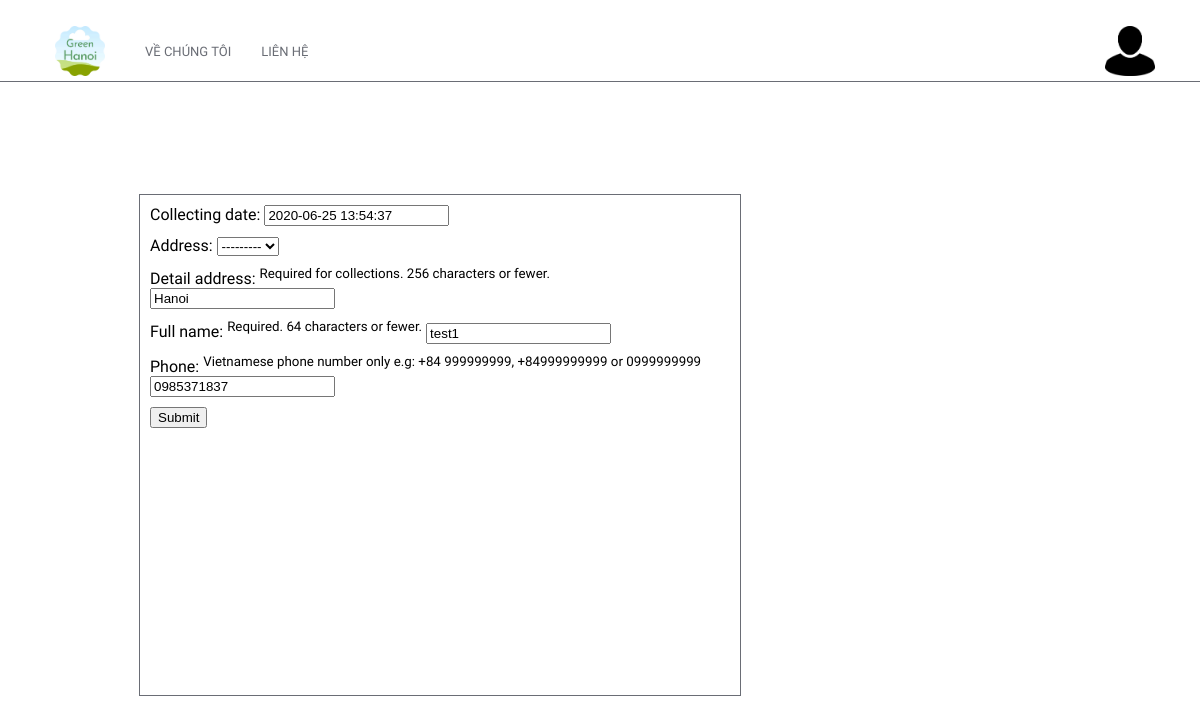
The app's page /book (signed in) with its own data.
### collect/models.py (models this page shows, shortened)
class Transaction(models.Model):
    user            = models.ForeignKey('accounts.User', on_delete=models.CASCADE, related_name='transactions')
    date_added  = models.DateTimeField(_('Date added'), default=timezone.now)
    collecting_date = models.DateTimeField(_('Collecting date'))
    is_active       = models.BooleanField(_('Is active transaction? Required.'), default=True)
    address        = models.ForeignKey('accounts.Location', on_delete=models.CASCADE, null=True, blank=True) # related_name
    detail_address  = models.CharField(
        _('Detail address'),
        max_length=256,
        help_text=_('Required for collections. 256 characters or fewer.'),
        blank=True
        )

### accounts/models.py (models this page shows, shortened)
class User(AbstractBaseUser, PermissionsMixin):
    phone_number_validator = PhoneNumberValidator()
    full_name       = models.CharField(
        _('Full name'),
        max_length=64,
        help_text=_('Required. 64 characters or fewer.')
    ) #full_name validator missing
    email           = models.EmailField(
        _('Email address'),
         unique=True,
         max_length=64,
         help_text=_('Required. 64 characters or fewer.')
    )
    phone           = models.CharField(
        _('Phone number'),
        max_length=16,
        blank=True,
        validators=[phone_number_validator],
        help_text=_('Vietnamese phone number only e.g: +84 999999999, +84999999999 or 0999999999')
    )
    is_staff        = models.BooleanField(
        _('staff status'),
        default=False,
        help_text=_('Designates whether the user can log into this admin site.'),
    )
    is_active       = models.BooleanField(
        _('active'),
        default=True,
        help_text=_(
            'Designates whether this user should be treated as active. '
            'Unselect this instead of deleting accounts.'
        ),
    )
    address        = models.ForeignKey('accounts.Location', on_delete=models.CASCADE, null=True, blank=True) # related_name
    detail_address  = models.CharField(
        _('Detail address'),
        max_length=256,
        help_text=_('Required for collections. 256 characters or fewer.'),
        blank=True
        )
    date_joined = models.DateTimeField(_('Date joined'), default=timezone.now)
    objects = UserManager()
    EMAIL_FIELD = 'email'
    USERNAME_FIELD = 'email'
    REQUIRED_FIELDS = ['full_name'] # required by create_superuser() in UserManager
    class Meta:
        verbose_name = _('user')
        verbose_name_plural = _('users')
    class NoTransactionAvailable(Exception):
        pass
    class NoNextCollection(Exception):
        pass

### collect/views.py (the view)
# urls.py: path('book', views.TransactionEditView.as_view(), name='trasaction_booking'),
class TransactionEditView(LoginRequiredMixin, UpdateView):
    template_name = 'collect/booking.html'
    form_class = TransactionEditForm
    success_url = reverse_lazy('collect:index')
    is_update_view = True
    def get_object(self):
        requesting_user = self.request.user
        try:
            transaction = Transaction.objects.filter(user_id=requesting_user.id, is_active=True).get()
        except Transaction.DoesNotExist:
            self.is_update_view = False
            transaction = Transaction(user=requesting_user, address=requesting_user.address, detail_address=requesting_user.detail_address)
            if transaction is None:
                print("Is None!")
            else:
                print("Not None")
        return transaction
    def get_context_data(self, **kwargs):
        context = {
            'is_update_view': self.is_update_view
        }
        context.update(kwargs)
        return super().get_context_data(**context)

### collect/forms.py (shortened to what this page needs)
class TransactionEditForm(forms.ModelForm):
    full_name       = forms.CharField(required=True)
    phone           = forms.CharField(required=True)
    class Meta:
        model = Transaction
        fields = ('collecting_date', 'address', 'detail_address')
    def __init__(self, *args, **kwargs):
        super().__init__(*args, **kwargs)
        instance = getattr(self, 'instance', None)
        if instance:
            self.fields['full_name'].initial = instance.user.full_name
            self.fields['full_name'].help_text = instance.user._meta.model.full_name.field.help_text
            self.fields['phone'].initial = instance.user.phone
            self.fields['phone'].help_text = instance.user._meta.model.phone.field.help_text

### collect/templates/collect/booking.html (shortened to what this page needs)
{% extends 'collect/base.html' %}
{% load static%}
{% block head %}
  <link rel="stylesheet" href="{% static 'collect/css/next_collection_form.css' %}">
{% endblock %}
{% block content %}
  {% if is_update_view %}
    <h1>Updating!</h1>
  {% else %}
    <h1>Creating!</h1>
  {% endif %}
  <section class="next-collection-form-box">
    <form class="" action="{% url 'collect:trasaction_booking' %}" method="post">{% csrf_token %}
      {% for field in form %}
        <div class="next-collection-row">
          {{ field.label_tag }}
          {% if field.help_text %}
            <sup>{{ field.help_text }}</sup>
          {% endif %}
          {{ field }}
        </div>
      {% endfor %}
      <input type="submit">
    </form>
  </section>
{% endblock %}

### collect/static/collect/css/base.css (style rules this page uses)
html { font-family: 'Josefin Sans', sans-serif; }
body { margin: 0px; }

### collect/static/collect/css/next_collection_form.css (style rules this page uses)
.next-collection-form-box { width: 600px; height: 500px; margin: 0px auto auto 139px; padding-top: 113px; position: relative; }
.next-collection-form-box > form { width: 600px; height: 500px; border: 1px solid #6A6D75; }
.next-collection-row { margin: 10px; }
.next-collection-form-box > form > input { margin-left: 10px; }

### records on screen
Transaction: form "2020-06-25 13:54:37" "---------" "Hanoi"
User: form "test1" "0985371837"

### other values on screen
{{ field.label_tag }} "Collecting date:" "Address:" "Detail address:" "Full name:" "Phone:"
{{ field.help_text }} "Required for collections. 256 characters or fewer." "Required. 64 characters or fewer." "Vietnamese phone number only e.g: +84 999999999, +84999999999 or 0999999999"
